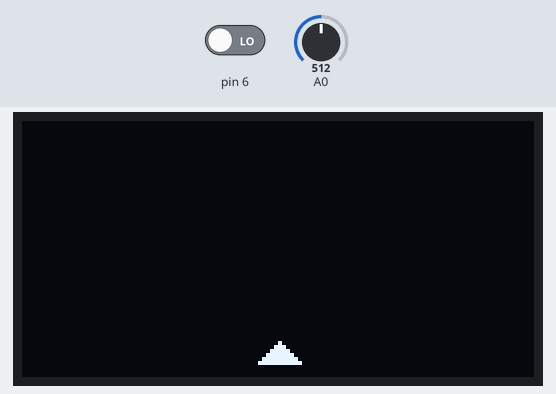
A sketch run on a simulated Arduino Uno, built with avr-gcc and run on an emulated ATmega328P. On the bench: 128×64 one-colour display. Inputs (shaded band) come from the test bench; at power-on: pin 6 LOW, A0 = 512.

Above: at 1.2 s.
1.3 s: pin 6 driven HIGH
3.1 s: A0 set to 716
At 3.19 s:
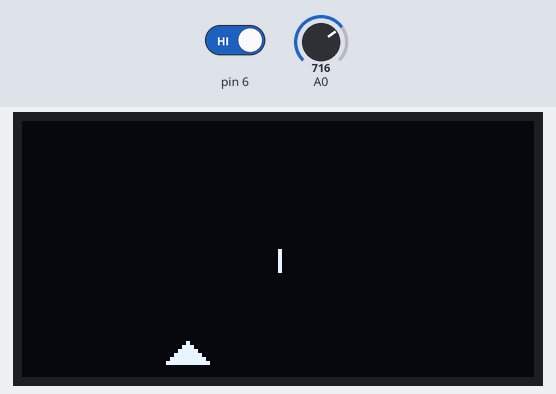
4.6 s: A0 set to 900
At 4.68 s:
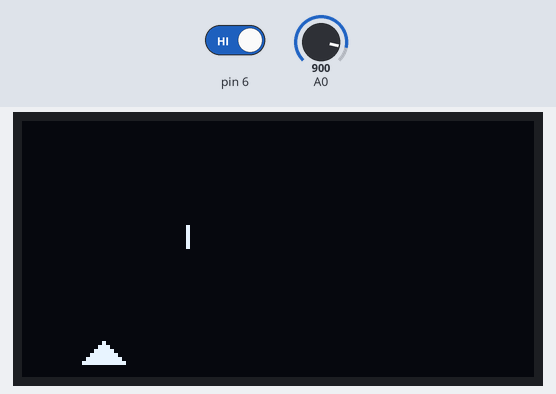
6.1 s: pin 6 driven LOW
8.2 s: A0 set to 1023
At 9.1 s:
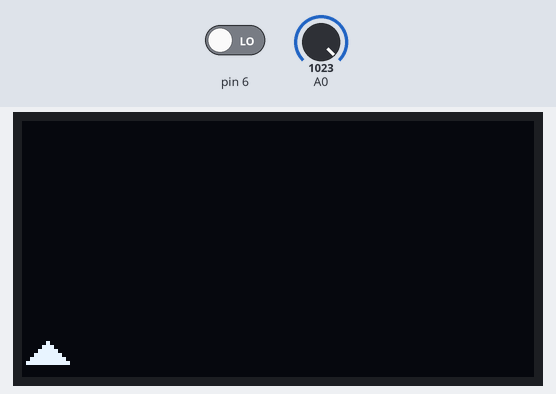
Timing chart, 0 to 10.7 s (numbered marks = the images above; inputs shaded):
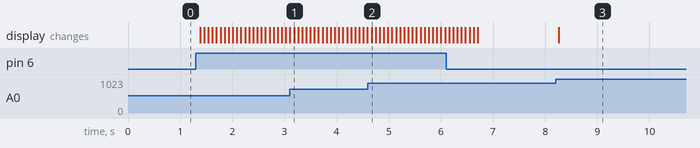

The sketch:

spaceinvader.ino
```cpp
#include <Arduino.h>
#include <U8g2lib.h>
#include <Wire.h>

U8G2_SSD1306_128X64_NONAME_F_HW_I2C u8g2(U8G2_R2, /* clock=*/ SCL, /* data=*/ SDA, /* reset=*/ U8X8_PIN_NONE);  // High speed I2C

int xship = 64;
int yship = 60;

int xshoot;
int yshoot;
bool FIRING = false;

void setup() {
  u8g2.begin();
  pinMode(6, INPUT);
  randomSeed(analogRead(A1));
  u8g2.setFont(u8g2_font_unifont_t_symbols);
}

void loop() {
  int v = analogRead(A0);
  xship = map(v, 0,1024, 123,5);
  u8g2.clearBuffer();

  //sparo
  if (digitalRead(6) && !FIRING) {
    FIRING = true;
    xshoot = xship;
    yshoot = yship-5;
  }

  //astronave
  u8g2.drawTriangle(xship-5,yship, xship+5,yship, xship,yship-5);

  //missile
  if (FIRING) {
    u8g2.drawLine(xshoot, yshoot, xshoot, yshoot-5);
    yshoot = yshoot - 3;
    if (yshoot <= 5) {
      FIRING = false;
    }
  }

  u8g2.sendBuffer();
  delay(50);
}
```

Measured:
- after the input at 8.2 s, the display: changes after 0.06 s (image 3)
